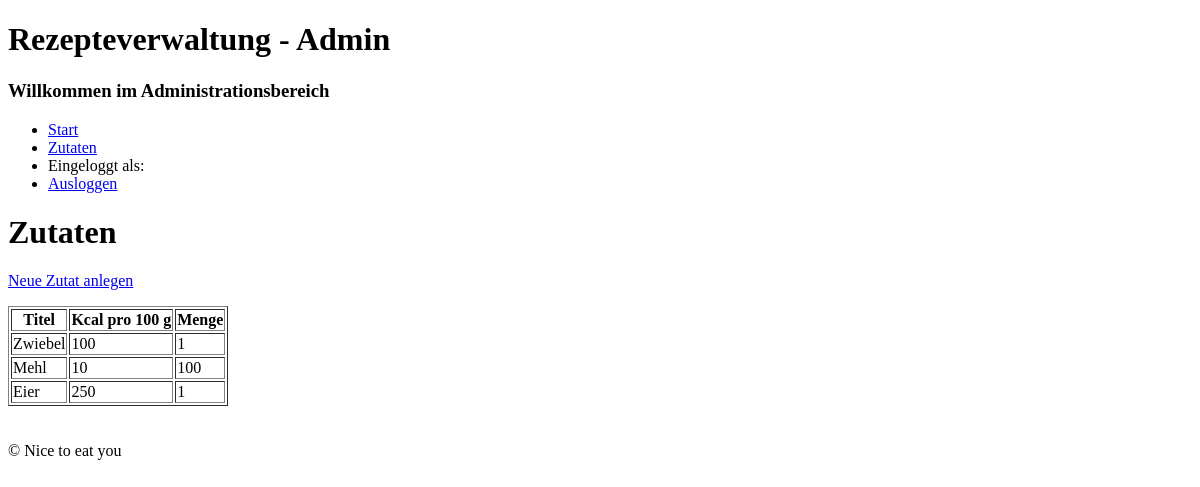
Page /admin/zutatenliste.php on the earlier database version.
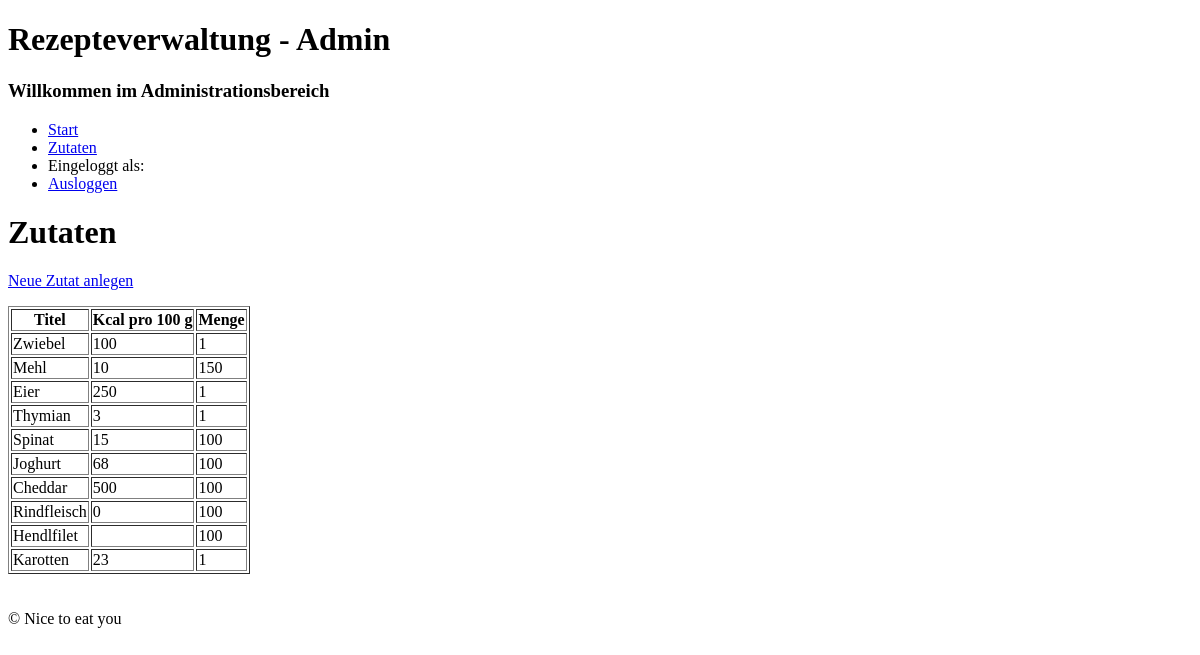
Same page on the later database version.
### tables this page shows
CREATE TABLE `zutaten` (
  `id` int(10) UNSIGNED NOT NULL,
  `titel` varchar(50) NOT NULL,
  `menge` float DEFAULT NULL,
  `einheit` varchar(50) DEFAULT NULL,
  `kcal_pro_100` int(11) DEFAULT NULL
);

### admin/zutatenliste.php (the view)
<?php
    include "funktionen.php";
    include "kopf.php";
?>
<h1>Zutaten</h1>
<p><a href="zutaten_neu.php">Neue Zutat anlegen</a></p>
<?php
$result = mysqli_query($db, "SELECT * FROM zutaten");
echo "<table border='1'>";
    echo "<thread>";
        echo "<tr>";
            echo "<th> Titel</th>";
            echo "<th> Kcal pro 100 g</th>";
            echo "<th> Menge</th>";
        echo "</tr>";
    echo "</thread>";
echo "<tbody>";
while ($row = mysqli_fetch_assoc($result)){
    echo "<tr>";
    echo "<td>". $row["titel"] . "</td>";
    echo "<td>". $row["kcal_pro_100"] . "</td>";
    echo "<td>". $row["menge"] . "</td>";
    echo "</tr>";
    }
echo "</tbody>";
echo "</table>";
?>
<?php
include "fuss.php";
?>

### admin/kopf.php (shortened to what this page needs)
<!DOCTYPE html>
<html lang="de">
<head>
</head>
<body>
    <h1>Rezepteverwaltung - Admin</h1>
    <h3>Willkommen im Administrationsbereich</h3>
    <nav>
        <ul>
            <li><a href="index.php">Start</a></li>
            <li><a href="zutatenliste.php">Zutaten</a></li>
            <li>Eingeloggt als: <?php echo $_SESSION["benutzername"]?></li>
            <li> <a href="logout.php">Ausloggen</a></li>
        </ul>
    </nav>

### admin/fuss.php
        <footer>
            <br>
            <br>
        &copy; Nice to eat you
        </footer>
    </body>
</html>

Differences in the rows shown:
changed zutaten "Mehl": menge "100" → "150"
added zutaten: titel "Thymian", kcal_pro_100 "3", menge "1"
added zutaten: titel "Spinat", kcal_pro_100 "15", menge "100"
added zutaten: titel "Joghurt", kcal_pro_100 "68", menge "100"
added zutaten: titel "Cheddar", kcal_pro_100 "500", menge "100"
added zutaten: titel "Rindfleisch", kcal_pro_100 "0", menge "100"
added zutaten: titel "Hendlfilet", menge "100"
added zutaten: titel "Karotten", kcal_pro_100 "23", menge "1"
